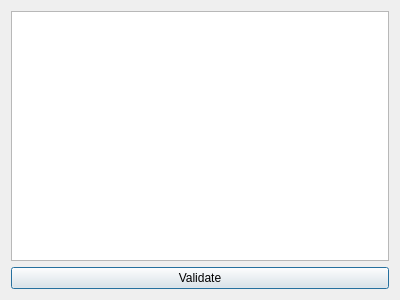
<?xml version="1.0" encoding="UTF-8"?>
<ui version="4.0">
 <class>JavaDialog</class>
 <widget class="QDialog" name="JavaDialog">
  <property name="geometry">
   <rect>
    <x>0</x>
    <y>0</y>
    <width>400</width>
    <height>300</height>
   </rect>
  </property>
  <property name="windowTitle">
   <string>Dialog</string>
  </property>
  <layout class="QVBoxLayout" name="verticalLayout">
   <item>
    <widget class="QPlainTextEdit" name="plainTextEdit"/>
   </item>
   <item>
    <widget class="QPushButton" name="pushButton">
     <property name="text">
      <string>Validate</string>
     </property>
    </widget>
   </item>
  </layout>
 </widget>
 <resources/>
 <connections/>
</ui>
